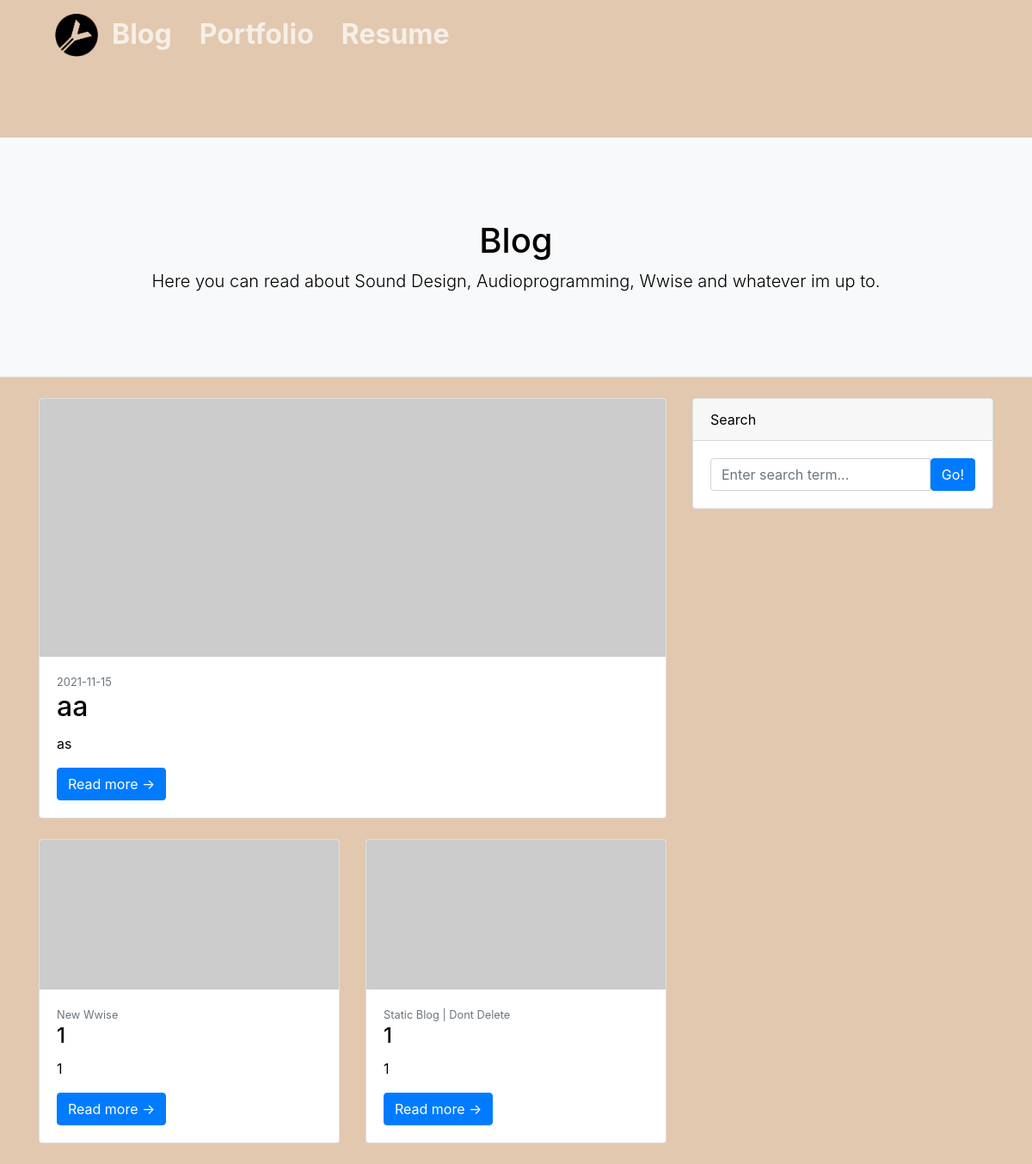
/blog, run on an earlier commit of the app's database.
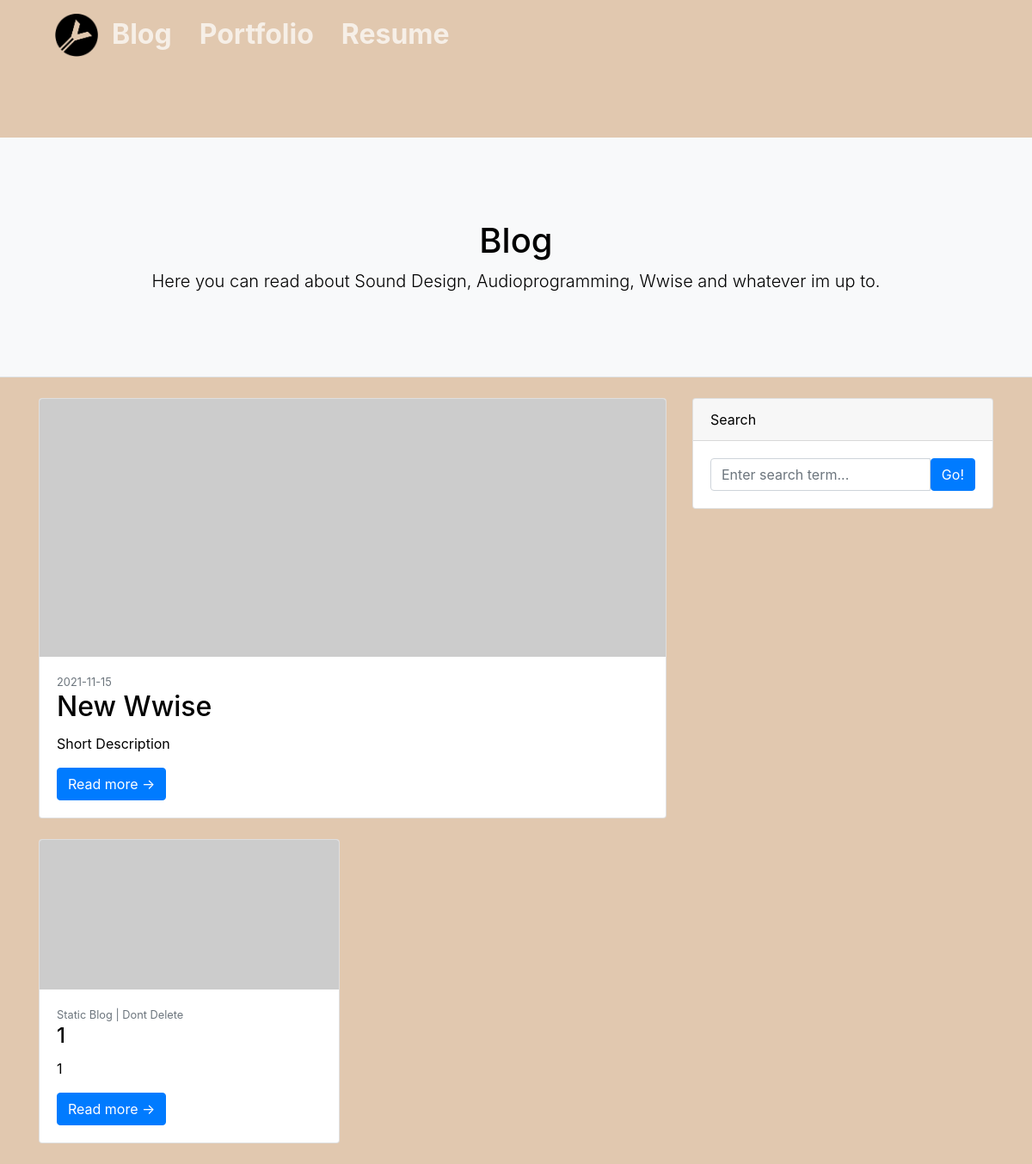
And on a later commit of the database.
### blog/models.py (models this page shows, shortened)
class Post(db.Model):
    id = db.Column(db.Integer, primary_key=True)
    title = db.Column(db.String(100), nullable=False)
    date_posted = db.Column(db.DateTime, nullable=False, default=datetime.utcnow())
    content = db.Column(db.Text, nullable=False)
    description = db.Column(db.Text, nullable=False)

### blog/routes.py (the view)
@app.route("/blog")
def blog():
    posts = Post.query.order_by(desc(Post.date_posted)).all()
    return render_template('blog.html', title="Blog", posts=posts, rows=get_rows(len(posts)))

### blog/routes.py (called while the page is built)
def get_rows(amt):
    row_amt = int(amt / 3) + (amt % 3 > 0)
    return row_amt

### blog/templates/blog.html (shortened to what this page needs)
{% extends "layout.html" %}
{% block content %}
<div class="py-5 bg-light border-bottom mb-4">
  <div class="container">
      <div class="text-center my-5">
          <h1 class="fw-bolder">Blog</h1>
          <p class="lead mb-0">Here you can read about Sound Design, Audioprogramming, Wwise and whatever im up to.</p>
      </div>
  </div>
</div>
<div class="container">
    <div class="row">
        <div class="col-xl-12">
            <div class="row">
                <div class="col-xl-8">
                    <div class="card mb-4">
                        <a href="#!"><img class="card-img-top" src="https://dummyimage.com/850x350/dee2e6/6c757d.jpg" alt="..." /></a>
                        <div class="card-body">
                            <div class="small text-muted">{{ posts[0].date_posted.strftime('%Y-%m-%d') }}</div>
                            <h2 class="card-title">{{ posts[0].title }}</h2>
                            <p class="card-text">{{ posts[0].description|safe }}</p>
                            <a class="btn btn-primary" href="{{ url_for('blog_post', post_id=posts[0].id) }}">Read more →</a>
                        </div>
                    </div>
                </div>
                <div class="col-xl-4">
                    <div class="card mb-4">
                        <div class="card-header">Search</div>
                        <div class="card-body">
                            <div class="input-group">
                                <input class="form-control" type="text" placeholder="Enter search term..." aria-label="Enter search term..." aria-describedby="button-search" />
                                <button class="btn btn-primary" id="button-search" type="button">Go!</button>
                            </div>
                        </div>
                    </div>
                </div>
            </div>
            {% for i in range(rows) %}
            <div class="row">
                {% if (i * 3 + 1) < posts|length %}
                <div class="col-xl-4">
                    <div class="card mb-4">
                        <a href="#!"><img class="card-img-top" src="https://dummyimage.com/700x350/dee2e6/6c757d.jpg" alt="..." /></a>
                        <div class="card-body">
                            <div class="small text-muted">{{posts[i * 3 + 1].title}}</div>
                            <h2 class="card-title h4">1</h2>
                            <p class="card-text">1</p>
                            <a class="btn btn-primary" href="{{ url_for('blog_post', post_id=posts[i * 3 + 1].id) }}">Read more →</a>
                        </div>
                    </div>
                </div>
                {% endif %}
                {% if (i * 3 + 2) < posts|length %}
                <div class="col-xl-4">
                    <div class="card mb-4">
                        <a href="#!"><img class="card-img-top" src="https://dummyimage.com/700x350/dee2e6/6c757d.jpg" alt="..." /></a>
                        <div class="card-body">
                            <div class="small text-muted">{{posts[i * 3 + 2].title}}</div>
                            <h2 class="card-title h4">1</h2>
                            <p class="card-text">1</p>
                            <a class="btn btn-primary" href="{{ url_for('blog_post', post_id=posts[i * 3 + 2].id) }}">Read more →</a>
                        </div>
                    </div>
                </div>
                {% endif %}
            </div>
            {% endfor %}
      </div>
  </div>
</div>
{% endblock content %}

### blog/templates/layout.html (shortened to what this page needs)
<!DOCTYPE html>
  <html lang="en">
    <head>
      <link rel="stylesheet" href="https://maxcdn.bootstrapcdn.com/bootstrap/4.5.2/css/bootstrap.min.css">
      <link rel="stylesheet"  href="{{ url_for('static', filename='font_awesome/css/fontawesome.min.css')}}">
      <link rel="stylesheet" type="text/css" href="{{ url_for('static', filename='main.css') }}">
      <link href="https://cdn.jsdelivr.net/npm/summernote@0.8.18/dist/summernote.min.css" rel="stylesheet">
    </head>
    <body id="page-top">
      <header>
        <nav class="navbar navbar-expand-lg navbar-light fixed-top py-3" id="mainNav">
          <div class=" px-4 px-lg-5">
            <div class="collapse navbar-collapse" id="navbarResponsive">
              <ul class="navbar-nav ms-auto my-2 my-lg-0">
                <li class="nav-item"><a href="/"><img class="nav-img" src="../static/images/WebIcon.png"></a></li>
                <li class="nav-item"><a class="nav-link" href="{{ url_for('blog') }}">Blog</a></li>
                <li class="nav-item"><a class="nav-link" href="{{ url_for('portfolio') }}">Portfolio</a></li>
                <li class="nav-item"><a class="nav-link" href="{{ url_for('resume') }}">Resume</a></li>
              </ul>
            </div>
          </div>
        </nav>
      </header>
      <div class="contentbody">
        {% block content %}
        {% endblock content %}
      </div>
  </body>
</html>

### blog/static/main.css (style rules this page uses)
body { background: #e1c8af; color: black; position: relative; }
.navbar { background: #0b0c10; }
.nav-link { color: #4c334b; }
.contentbody { padding-top: 10rem; }
#mainNav { box-shadow: 0 0.5rem 1rem rgba(0, 0, 0, 0.15); background-color: #fff; transition: background-color 0.2s ease; }
#mainNav .navbar-nav .nav-item .nav-link { color: #6c757d; font-family: "Merriweather Sans", -apple-system, BlinkMacSystemFont, "Segoe UI", Roboto, "Helvetica Neue", Arial, "Noto Sans", sans-serif, "Apple Color Emoji", "Segoe UI Emoji", "Segoe UI Symbol", "Noto Color Emoji"; font-weight: 700; font-size: 2rem; padding: 0.75rem 0; }
#mainNav .nav-img { width: 50px; }
@media (min-width: 992px) { #mainNav { box-shadow: none; background-color: transparent; } }
@media (min-width: 992px) { #mainNav .navbar-nav .nav-item .nav-link { color: rgba(255, 255, 255, 0.7); padding: 0 1rem; } }

What changed in the data, as far as the page shows it:
removed Post: date_posted "2021-11-15", title "aa", description "as"
Also different on the page:
{{ posts[0].title }}: "aa" → "New Wwise"
{{ posts[0].description|safe }}: "as" → "Short Description"
new list line: "Static Blog | Dont Delete"
new list line: "1 1 Read more →"
list line gone: "New Wwise"
list line gone: "1 1 Read more → 1 1 Read more →"
list line gone: "Static Blog | Dont Delete"
